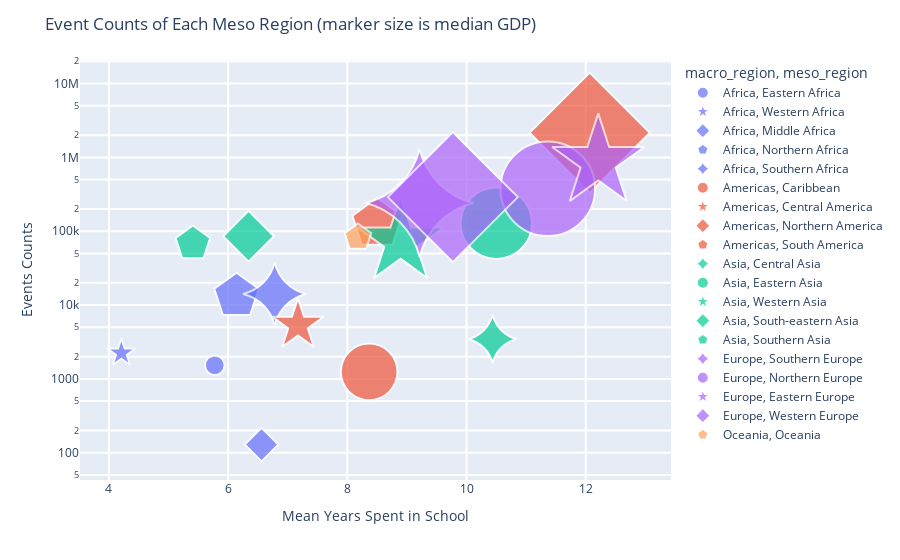

The notebook cell saved with this chart:
### Code cell
import plotly.graph_objects as go
import plotly.express as px
import pandas as pd
import math

# df_2007 = data[data['year']==2007]
# df_2007 = df_2007.sort_values(['continent', 'country'])

hover_text = []
bubble_size = []

for index, row in dfMeso.iterrows():
    hover_text.append(('Region: {meso_region}<br>'+
                      'Events Count: {events}<br>'+
                      'GDP per capita: {gdp_per_capita}<br>'+
                      'Years in School: {mean_education}<br>').format(meso_region=row['meso_region'],
                                                            events=row['events'],
                                                            gdp_per_capita=row['gdp_per_capita'],
                                                            mean_education=round(row['mean_education'],3),
                                                            ))
#     bubble_size.append(math.sqrt(row['pop']))
#     bubble_size.append(row['mean_education'])
    bubble_size.append(row['gdp_per_capita'])
# print(hover_text)
# print(bubble_size)


dfMeso['hovertext'] = hover_text
dfMeso['size'] = bubble_size
sizeref = 2.*max(dfMeso['gdp_per_capita'])/(100**2)

symbol_sequence=['circle','star','diamond','pentagon','star-diamond']
fig = go.Figure()

# for meso_region in dfMeso.meso_region:
#     fig.add_trace(go.Scatter(
#         x=dfMeso['mean_education'], 
#         y=dfMeso['events'],
#         name=meso_region, 
# #         text=dfMeso['text'],
#         marker_size=dfMeso['size'],
#         mode='markers',
#         ))

fig = px.scatter(dfMeso, 
                 x="mean_education", 
                 y="events", 
                 color="macro_region",
                 size='gdp_per_capita', 
                 hover_name='hovertext',
                 symbol="meso_region",
#                  text='meso_region',
                 symbol_sequence=symbol_sequence,
#                  symbol='meso_region',
                )
fig.update_traces(marker=dict(sizemode='area',
                              sizeref=sizeref, 
                              line_width=2,
                             ),
                  hoverlabel_font_color='white',
                  hovertemplate ="%{hovertext}",
                 )

fig.update_layout(
    title='Event Counts of Each Meso Region (marker size is median GDP)',
    xaxis=dict(
        title='Mean Years Spent in School',
        gridcolor='white',
        gridwidth=2,
    ),
    yaxis=dict(
        title='Events Counts',
        gridcolor='white',
        type='log',
        gridwidth=2,
    ),
)
fig.show()

### Figure 1 — Plotly figure (JSON) as saved in the notebook; plotly's stock layout.template omitted (floating-point values rounded to 4 significant figures)
{"data": [{"hoverlabel": {"font": {"color": "white"}}, "hovertemplate": "%{hovertext}", "hovertext": ["Region: Eastern Africa<br>Events Count: 1527<br>GDP per capita: 2082.0<br>Years in School: 5.775<br>"], "legendgroup": "Africa, Eastern Africa", "marker": {"color": "#636efa", "line": {"width": 2}, "size": [2082], "sizemode": "area", "sizeref": 10.9, "symbol": "circle"}, "mode": "markers", "name": "Africa, Eastern Africa", "orientation": "v", "showlegend": true, "type": "scatter", "x": [5.775], "xaxis": "x", "y": [1527], "yaxis": "y"}, {"hoverlabel": {"font": {"color": "white"}}, "hovertemplate": "%{hovertext}", "hovertext": ["Region: Western Africa<br>Events Count: 2236<br>GDP per capita: 2435.0<br>Years in School: 4.208<br>"], "legendgroup": "Africa, Western Africa", "marker": {"color": "#636efa", "line": {"width": 2}, "size": [2435], "sizemode": "area", "sizeref": 10.9, "symbol": "star"}, "mode": "markers", "name": "Africa, Western Africa", "orientation": "v", "showlegend": true, "type": "scatter", "x": [4.208], "xaxis": "x", "y": [2236], "yaxis": "y"}, {"hoverlabel": {"font": {"color": "white"}}, "hovertemplate": "%{hovertext}", "hovertext": ["Region: Middle Africa<br>Events Count: 129<br>GDP per capita: 3645.0<br>Years in School: 6.56<br>"], "legendgroup": "Africa, Middle Africa", "marker": {"color": "#636efa", "line": {"width": 2}, "size": [3645], "sizemode": "area", "sizeref": 10.9, "symbol": "diamond"}, "mode": "markers", "name": "Africa, Middle Africa", "orientation": "v", "showlegend": true, "type": "scatter", "x": [6.56], "xaxis": "x", "y": [129], "yaxis": "y"}, {"hoverlabel": {"font": {"color": "white"}}, "hovertemplate": "%{hovertext}", "hovertext": ["Region: Northern Africa<br>Events Count: 13267<br>GDP per capita: 11894.5<br>Years in School: 6.14<br>"], "legendgroup": "Africa, Northern Africa", "marker": {"color": "#636efa", "line": {"width": 2}, "size": [11890.0], "sizemode": "area", "sizeref": 10.9, "symbol": "pentagon"}, "mode": "markers", "name": "Africa, Northern Africa", "orientation": "v", "showlegend": true, "type": "scatter", "x": [6.14], "xaxis": "x", "y": [13267], "yaxis": "y"}, {"hoverlabel": {"font": {"color": "white"}}, "hovertemplate": "%{hovertext}", "hovertext": ["Region: Southern Africa<br>Events Count: 14153<br>GDP per capita: 11104.0<br>Years in School: 6.78<br>"], "legendgroup": "Africa, Southern Africa", "marker": {"color": "#636efa", "line": {"width": 2}, "size": [11104], "sizemode": "area", "sizeref": 10.9, "symbol": "star-diamond"}, "mode": "markers", "name": "Africa, Southern Africa", "orientation": "v", "showlegend": true, "type": "scatter", "x": [6.78], "xaxis": "x", "y": [14153], "yaxis": "y"}, {"hoverlabel": {"font": {"color": "white"}}, "hovertemplate": "%{hovertext}", "hovertext": ["Region: Caribbean<br>Events Count: 1246<br>GDP per capita: 17489.0<br>Years in School: 8.366<br>"], "legendgroup": "Americas, Caribbean", "marker": {"color": "#EF553B", "line": {"width": 2}, "size": [17489], "sizemode": "area", "sizeref": 10.9, "symbol": "circle"}, "mode": "markers", "name": "Americas, Caribbean", "orientation": "v", "showlegend": true, "type": "scatter", "x": [8.366], "xaxis": "x", "y": [1246], "yaxis": "y"}, {"hoverlabel": {"font": {"color": "white"}}, "hovertemplate": "%{hovertext}", "hovertext": ["Region: Central America<br>Events Count: 5332<br>GDP per capita: 8167.0<br>Years in School: 7.171<br>"], "legendgroup": "Americas, Central America", "marker": {"color": "#EF553B", "line": {"width": 2}, "size": [8167], "sizemode": "area", "sizeref": 10.9, "symbol": "star"}, "mode": "markers", "name": "Americas, Central America", "orientation": "v", "showlegend": true, "type": "scatter", "x": [7.171], "xaxis": "x", "y": [5332], "yaxis": "y"}, {"hoverlabel": {"font": {"color": "white"}}, "hovertemplate": "%{hovertext}", "hovertext": ["Region: Northern America<br>Events Count: 2156250<br>GDP per capita: 46723.0<br>Years in School: 12.067<br>"], "legendgroup": "Americas, Northern America", "marker": {"color": "#EF553B", "line": {"width": 2}, "size": [46723], "sizemode": "area", "sizeref": 10.9, "symbol": "diamond"}, "mode": "markers", "name": "Americas, Northern America", "orientation": "v", "showlegend": true, "type": "scatter", "x": [12.07], "xaxis": "x", "y": [2156250], "yaxis": "y"}, {"hoverlabel": {"font": {"color": "white"}}, "hovertemplate": "%{hovertext}", "hovertext": ["Region: South America<br>Events Count: 126022<br>GDP per capita: 14754.5<br>Years in School: 8.5<br>"], "legendgroup": "Americas, South America", "marker": {"color": "#EF553B", "line": {"width": 2}, "size": [14750.0], "sizemode": "area", "sizeref": 10.9, "symbol": "pentagon"}, "mode": "markers", "name": "Americas, South America", "orientation": "v", "showlegend": true, "type": "scatter", "x": [8.5], "xaxis": "x", "y": [126022], "yaxis": "y"}, {"hoverlabel": {"font": {"color": "white"}}, "hovertemplate": "%{hovertext}", "hovertext": ["Region: Central Asia<br>Events Count: 3472<br>GDP per capita: 6645.0<br>Years in School: 10.436<br>"], "legendgroup": "Asia, Central Asia", "marker": {"color": "#00cc96", "line": {"width": 2}, "size": [6645], "sizemode": "area", "sizeref": 10.9, "symbol": "star-diamond"}, "mode": "markers", "name": "Asia, Central Asia", "orientation": "v", "showlegend": true, "type": "scatter", "x": [10.44], "xaxis": "x", "y": [3472], "yaxis": "y"}, {"hoverlabel": {"font": {"color": "white"}}, "hovertemplate": "%{hovertext}", "hovertext": ["Region: Eastern Asia<br>Events Count: 128233<br>GDP per capita: 27803.0<br>Years in School: 10.5<br>"], "legendgroup": "Asia, Eastern Asia", "marker": {"color": "#00cc96", "line": {"width": 2}, "size": [27803], "sizemode": "area", "sizeref": 10.9, "symbol": "circle"}, "mode": "markers", "name": "Asia, Eastern Asia", "orientation": "v", "showlegend": true, "type": "scatter", "x": [10.5], "xaxis": "x", "y": [128233], "yaxis": "y"}, {"hoverlabel": {"font": {"color": "white"}}, "hovertemplate": "%{hovertext}", "hovertext": ["Region: Western Asia<br>Events Count: 72386<br>GDP per capita: 22702.0<br>Years in School: 8.894<br>"], "legendgroup": "Asia, Western Asia", "marker": {"color": "#00cc96", "line": {"width": 2}, "size": [22702], "sizemode": "area", "sizeref": 10.9, "symbol": "star"}, "mode": "markers", "name": "Asia, Western Asia", "orientation": "v", "showlegend": true, "type": "scatter", "x": [8.894], "xaxis": "x", "y": [72386], "yaxis": "y"}, {"hoverlabel": {"font": {"color": "white"}}, "hovertemplate": "%{hovertext}", "hovertext": ["Region: South-eastern Asia<br>Events Count: 85676<br>GDP per capita: 8340.0<br>Years in School: 6.342<br>"], "legendgroup": "Asia, South-eastern Asia", "marker": {"color": "#00cc96", "line": {"width": 2}, "size": [8340], "sizemode": "area", "sizeref": 10.9, "symbol": "diamond"}, "mode": "markers", "name": "Asia, South-eastern Asia", "orientation": "v", "showlegend": true, "type": "scatter", "x": [6.342], "xaxis": "x", "y": [85676], "yaxis": "y"}, {"hoverlabel": {"font": {"color": "white"}}, "hovertemplate": "%{hovertext}", "hovertext": ["Region: Southern Asia<br>Events Count: 67900<br>GDP per capita: 7169.0<br>Years in School: 5.408<br>"], "legendgroup": "Asia, Southern Asia", "marker": {"color": "#00cc96", "line": {"width": 2}, "size": [7169], "sizemode": "area", "sizeref": 10.9, "symbol": "pentagon"}, "mode": "markers", "name": "Asia, Southern Asia", "orientation": "v", "showlegend": true, "type": "scatter", "x": [5.408], "xaxis": "x", "y": [67900], "yaxis": "y"}, {"hoverlabel": {"font": {"color": "white"}}, "hovertemplate": "%{hovertext}", "hovertext": ["Region: Southern Europe<br>Events Count: 241330<br>GDP per capita: 32554.0<br>Years in School: 9.212<br>"], "legendgroup": "Europe, Southern Europe", "marker": {"color": "#ab63fa", "line": {"width": 2}, "size": [32554], "sizemode": "area", "sizeref": 10.9, "symbol": "star-diamond"}, "mode": "markers", "name": "Europe, Southern Europe", "orientation": "v", "showlegend": true, "type": "scatter", "x": [9.212], "xaxis": "x", "y": [241330], "yaxis": "y"}, {"hoverlabel": {"font": {"color": "white"}}, "hovertemplate": "%{hovertext}", "hovertext": ["Region: Northern Europe<br>Events Count: 375869<br>GDP per capita: 48877.0<br>Years in School: 11.363<br>"], "legendgroup": "Europe, Northern Europe", "marker": {"color": "#ab63fa", "line": {"width": 2}, "size": [48877], "sizemode": "area", "sizeref": 10.9, "symbol": "circle"}, "mode": "markers", "name": "Europe, Northern Europe", "orientation": "v", "showlegend": true, "type": "scatter", "x": [11.36], "xaxis": "x", "y": [375869], "yaxis": "y"}, {"hoverlabel": {"font": {"color": "white"}}, "hovertemplate": "%{hovertext}", "hovertext": ["Region: Eastern Europe<br>Events Count: 868143<br>GDP per capita: 26181.5<br>Years in School: 12.21<br>"], "legendgroup": "Europe, Eastern Europe", "marker": {"color": "#ab63fa", "line": {"width": 2}, "size": [26180.0], "sizemode": "area", "sizeref": 10.9, "symbol": "star"}, "mode": "markers", "name": "Europe, Eastern Europe", "orientation": "v", "showlegend": true, "type": "scatter", "x": [12.21], "xaxis": "x", "y": [868143], "yaxis": "y"}, {"hoverlabel": {"font": {"color": "white"}}, "hovertemplate": "%{hovertext}", "hovertext": ["Region: Western Europe<br>Events Count: 289902<br>GDP per capita: 54503.0<br>Years in School: 9.77<br>"], "legendgroup": "Europe, Western Europe", "marker": {"color": "#ab63fa", "line": {"width": 2}, "size": [54503], "sizemode": "area", "sizeref": 10.9, "symbol": "diamond"}, "mode": "markers", "name": "Europe, Western Europe", "orientation": "v", "showlegend": true, "type": "scatter", "x": [9.77], "xaxis": "x", "y": [289902], "yaxis": "y"}, {"hoverlabel": {"font": {"color": "white"}}, "hovertemplate": "%{hovertext}", "hovertext": ["Region: Oceania<br>Events Count: 82215<br>GDP per capita: 4269.0<br>Years in School: 8.177<br>"], "legendgroup": "Oceania, Oceania", "marker": {"color": "#FFA15A", "line": {"width": 2}, "size": [4269], "sizemode": "area", "sizeref": 10.9, "symbol": "pentagon"}, "mode": "markers", "name": "Oceania, Oceania", "orientation": "v", "showlegend": true, "type": "scatter", "x": [8.177], "xaxis": "x", "y": [82215], "yaxis": "y"}], "layout": {"legend": {"itemsizing": "constant", "title": {"text": "macro_region, meso_region"}, "tracegroupgap": 0}, "margin": {"t": 60}, "title": {"text": "Event Counts of Each Meso Region (marker size is median GDP)"}, "xaxis": {"anchor": "y", "domain": [0, 1], "gridcolor": "white", "gridwidth": 2, "title": {"text": "Mean Years Spent in School"}}, "yaxis": {"anchor": "x", "domain": [0, 1], "gridcolor": "white", "gridwidth": 2, "title": {"text": "Events Counts"}, "type": "log"}}}
